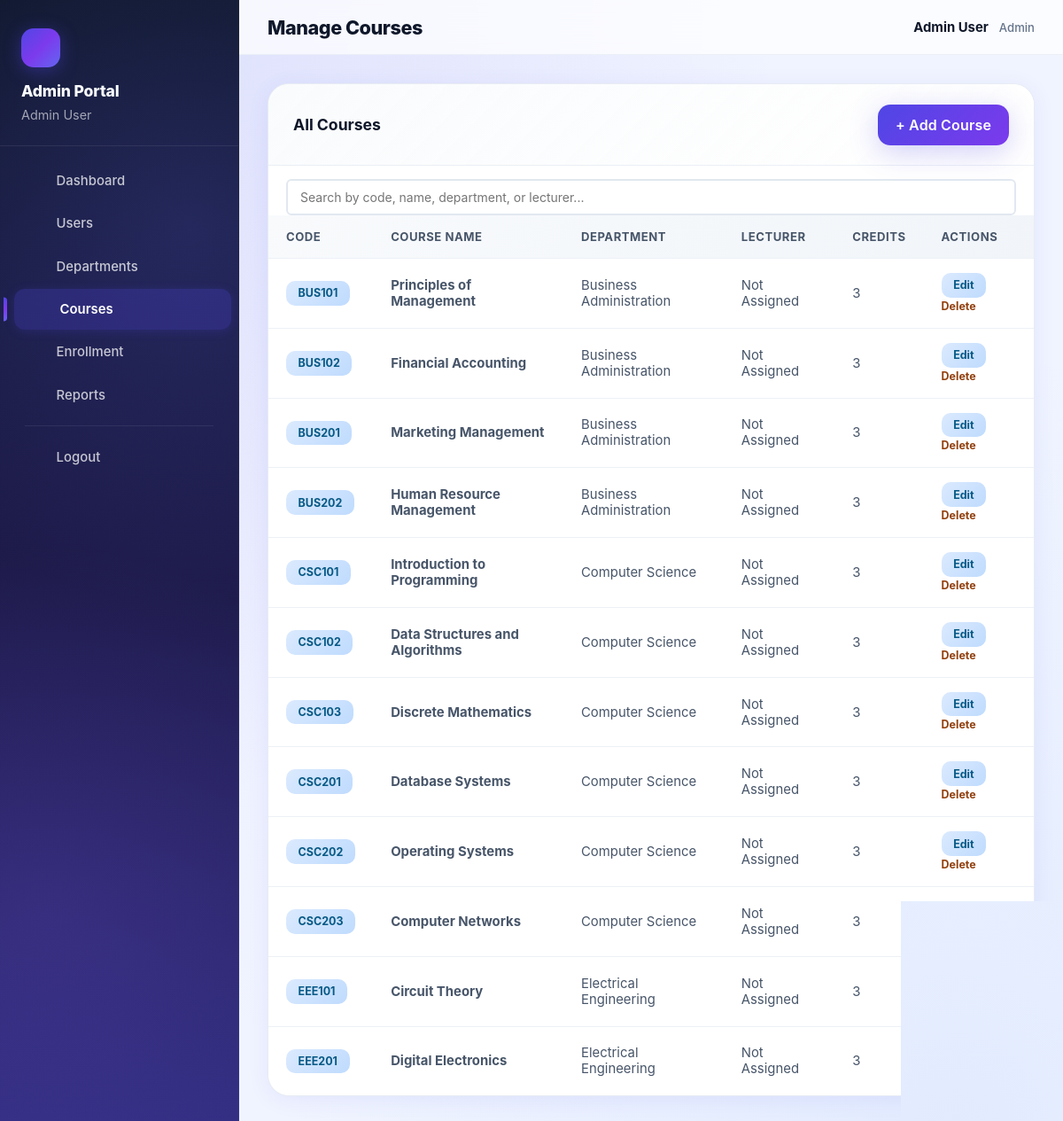
The page /admin/courses.php (signed in) on the database its author committed.
### tables this page shows
CREATE TABLE courses (
    id INT AUTO_INCREMENT PRIMARY KEY,
    code VARCHAR(20) NOT NULL UNIQUE,
    name VARCHAR(200) NOT NULL,
    description TEXT,
    credits INT NOT NULL DEFAULT 3,
    semester INT NOT NULL DEFAULT 1,
    department_id INT DEFAULT NULL,
    lecturer_id INT DEFAULT NULL,
    academic_year VARCHAR(20) DEFAULT NULL,
    created_at TIMESTAMP DEFAULT CURRENT_TIMESTAMP,
    updated_at TIMESTAMP DEFAULT CURRENT_TIMESTAMP ON UPDATE CURRENT_TIMESTAMP,
    FOREIGN KEY (department_id) REFERENCES departments(id) ON DELETE SET NULL,
    FOREIGN KEY (lecturer_id) REFERENCES users(id) ON DELETE SET NULL
);

CREATE TABLE departments (
    id INT AUTO_INCREMENT PRIMARY KEY,
    name VARCHAR(100) NOT NULL,
    code VARCHAR(20) NOT NULL UNIQUE,
    description TEXT,
    hod_id INT DEFAULT NULL,
    created_at TIMESTAMP DEFAULT CURRENT_TIMESTAMP,
    updated_at TIMESTAMP DEFAULT CURRENT_TIMESTAMP ON UPDATE CURRENT_TIMESTAMP,
    FOREIGN KEY (hod_id) REFERENCES users(id) ON DELETE SET NULL
);

### admin/courses.php (the view, shortened to what this page needs)
<?php
require_once '../includes/config.php';
$conn = getDBConnection();
$courses = $conn->query("
    SELECT c.*, d.name as dept_name, CONCAT(u.first_name, ' ', u.last_name) as lecturer_name
    FROM courses c
    LEFT JOIN departments d ON c.department_id = d.id
    LEFT JOIN users u ON c.lecturer_id = u.id
    ORDER BY c.code
");
?>
<!DOCTYPE html>
<html lang="en">
<head>
    <link rel="stylesheet" href="../assets/css/style.css">
</head>
<body>
    <div class="dashboard-container">
        <?php renderSidebar('courses'); ?>
        <main class="main-content">
            <nav class="top-nav">
                <h1>Manage Courses</h1>
                <div class="user-info">
                    <div class="user-name"><?php echo htmlspecialchars($_SESSION['first_name'] . ' ' . $_SESSION['last_name']); ?></div>
                    <div class="user-role"><?php echo ucfirst(getPortalMode()); ?></div>
                </div>
            </nav>
            <div class="page-content">
                <div class="card">
                    <div class="card-header">
                        <h3> All Courses</h3>
                        <a href="add-course.php" class="btn btn-primary" style="padding: 8px 20px;">+ Add Course</a>
                    </div>
                    <div style="padding: 15px 20px 0;">
                        <input type="text" id="searchCourses" placeholder="Search by code, name, department, or lecturer..." style="width:100%; padding:10px 14px; border:2px solid #e2e8f0; border-radius:6px; font-size:14px; box-sizing:border-box;">
                    </div>
                    <table class="data-table" id="coursesTable">
                        <thead>
                            <tr>
                                <th>Code</th>
                                <th>Course Name</th>
                                <th>Department</th>
                                <th>Lecturer</th>
                                <th>Credits</th>
                                <th>Actions</th>
                            </tr>
                        </thead>
                        <tbody>
                            <?php while ($course = $courses->fetch_assoc()): ?>
                            <tr>
                                <td><span class="badge badge-info"><?php echo htmlspecialchars($course['code']); ?></span></td>
                                <td><strong><?php echo htmlspecialchars($course['name']); ?></strong></td>
                                <td><?php echo htmlspecialchars($course['dept_name'] ?? 'N/A'); ?></td>
                                <td><?php echo htmlspecialchars($course['lecturer_name'] ?? 'Not Assigned'); ?></td>
                                <td><?php echo $course['credits']; ?></td>
                                <td>
                                    <a href="edit-course.php?id=<?php echo $course['id']; ?>" class="badge badge-info" style="margin-right: 5px;"> Edit</a>
                                    <form method="POST" action="" style="display:inline; margin:0;">
                                        <button type="submit" class="badge badge-warning" style="border:none; background:none; cursor:pointer; padding:0;" onclick="return confirm('Are you sure you want to delete this course?')"> Delete</button>
                                    </form>
                                </td>
                            </tr>
                            <?php endwhile; ?>
                        </tbody>
                    </table>
                </div>
            </div>
        </main>
    </div>
</body>
</html>

### includes/config.php (shortened to what this page needs)
<?php
function isDualRole() {
    if ($_SESSION['role'] !== 'lecturer') return false;
    return isHOD();
}
function getPortalMode() {
    if (!isDualRole()) {
        return $_SESSION['role'];
    }
    return $_SESSION['portal_mode'] ?? (isHOD() ? 'hod' : 'lecturer');
}
function renderSidebar($activePage, $portalOverride = null) {
    $role = $_SESSION['role'];
    $mode = $portalOverride ?? getPortalMode();
    $dual = isDualRole();
    if ($mode === 'admin' || ($role === 'admin' && !$dual)) {
        $portalLabel = 'Admin Portal';
        $portalIcon = 'fa-shield-alt';
        $items = [
            ['dashboard.php', 'Dashboard', 'dashboard', 'fa-th-large'],
            ['users.php', 'Users', 'users', 'fa-users-cog'],
            ['departments.php', 'Departments', 'departments', 'fa-building'],
            ['courses.php', 'Courses', 'courses', 'fa-book-open'],
            ['enrollment.php', 'Enrollment', 'enrollment', 'fa-user-plus'],
            ['reports.php', 'Reports', 'reports', 'fa-chart-bar'],
        ];
    }
    echo '<aside class="sidebar">';
    echo '<div class="sidebar-header">';
    echo '<div class="sidebar-logo"><i class="fas ' . $portalIcon . '"></i></div>';
    echo '<h2>' . $portalLabel . '</h2>';
    echo '<p>' . htmlspecialchars($_SESSION['first_name'] . ' ' . $_SESSION['last_name']) . '</p>';
    echo '</div>';
    echo '<ul class="sidebar-nav">';
    foreach ($items as $item) {
        $cls = ($item[2] === $activePage) ? ' class="active"' : '';
        echo '<li><a href="' . $item[0] . '"' . $cls . '><i class="fas ' . $item[3] . '"></i> ' . $item[1] . '</a></li>';
    }
    echo '<div class="sidebar-divider"></div>';
    echo '<li><a href="../logout.php"><i class="fas fa-sign-out-alt"></i> Logout</a></li>';
    echo '</ul>';
    echo '</aside>';
}
?>

### rows shown on the page
courses: code "BUS101", name "Principles of Management", department.name "Business Administration", lecturer_name "Not Assigned", credits "3"
courses: code "BUS102", name "Financial Accounting", department.name "Business Administration", lecturer_name "Not Assigned", credits "3"
courses: code "BUS201", name "Marketing Management", department.name "Business Administration", lecturer_name "Not Assigned", credits "3"
courses: code "BUS202", name "Human Resource Management", department.name "Business Administration", lecturer_name "Not Assigned", credits "3"
courses: code "CSC101", name "Introduction to Programming", department.name "Computer Science", lecturer_name "Not Assigned", credits "3"
courses: code "CSC102", name "Data Structures and Algorithms", department.name "Computer Science", lecturer_name "Not Assigned", credits "3"
courses: code "CSC103", name "Discrete Mathematics", department.name "Computer Science", lecturer_name "Not Assigned", credits "3"
courses: code "CSC201", name "Database Systems", department.name "Computer Science", lecturer_name "Not Assigned", credits "3"
courses: code "CSC202", name "Operating Systems", department.name "Computer Science", lecturer_name "Not Assigned", credits "3"
courses: code "CSC203", name "Computer Networks", department.name "Computer Science", lecturer_name "Not Assigned", credits "3"
courses: code "EEE101", name "Circuit Theory", department.name "Electrical Engineering", lecturer_name "Not Assigned", credits "3"
courses: code "EEE201", name "Digital Electronics", department.name "Electrical Engineering", lecturer_name "Not Assigned", credits "3"

### other values the page prints
$portalLabel "Admin Portal"
$_SESSION['first_name'] . ' ' . $_SESSION['last_name'] "Admin User"
$item[1] "Dashboard"
$item[1] "Users"
$item[1] "Departments"
$item[1] "Courses"
$item[1] "Enrollment"
$item[1] "Reports"
getPortalMode() "Admin"
